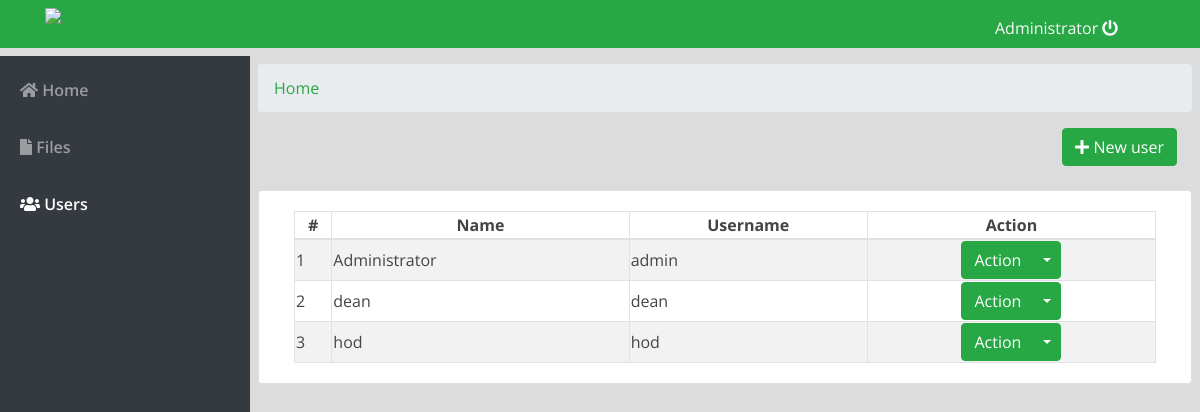
The app's page /index.php?page=users (signed in) with its own data.
### tables this page shows
CREATE TABLE `users` (
  `id` int(30) NOT NULL,
  `name` varchar(200) NOT NULL,
  `username` varchar(100) NOT NULL,
  `password` varchar(200) NOT NULL,
  `type` tinyint(1) NOT NULL DEFAULT 2 COMMENT '1=Admin, 2=Dean, 3=Hod'
);

### users.php (the view, shortened to what this page needs)
<nav aria-label="breadcrumb ">
  <ol class="breadcrumb">
  <li class="breadcrumb-item text-success">Home</li>
  </ol>
</nav>
<div class="container-fluid">
	<div class="row">
	<div class="col-lg-12">
			<button class="btn btn-success float-right btn-md" id="new_user"><i class="fa fa-plus"></i> New user</button>
	</div>
	</div>
	<br>
	<div class="row">
		<div class="card col-lg-12">
			<div class="card-body">
				<table class="table-striped table-bordered col-md-12">
			<thead>
				<tr>
					<th class="text-center">#</th>
					<th class="text-center">Name</th>
					<th class="text-center">Username</th>
					<th class="text-center">Action</th>
				</tr>
			</thead>
			<tbody>
				<?php
 					include 'db_connect.php';
 					$users = $conn->query("SELECT * FROM users order by name asc");
 					$i = 1;
 					while($row= $users->fetch_assoc()):
				 ?>
				 <tr>
				 	<td>
				 		<?php echo $i++ ?>
				 	</td>
				 	<td>
				 		<?php echo $row['name'] ?>
				 	</td>
				 	<td>
				 		<?php echo $row['username'] ?>
				 	</td>
				 	<td>
				 		<center>
								<div class="btn-group">
								  <button type="button" class="btn btn-success">Action</button>
								  <button type="button" class="btn btn-success dropdown-toggle dropdown-toggle-split" data-toggle="dropdown" aria-haspopup="true" aria-expanded="false">
								  </button>
								</div>
								</center>
				 	</td>
				 </tr>
				<?php endwhile; ?>
			</tbody>
		</table>
			</div>
		</div>
	</div>
</div>

### index.php (shortened to what this page needs)
<!DOCTYPE html>
<html lang="en">
<head>
<?php
 include('./header.php');
 ?>
</head>
<body>
	<?php include 'topbar.php' ?>
	<?php include 'navbar.php' ?>
  <main id="view-panel" >
      <?php $page = isset($_GET['page']) ? $_GET['page'] :'home'; ?>
  	<?php include $page.'.php' ?>
  </main>
</body>
</html>

### header.php (shortened to what this page needs)
  <link rel="stylesheet" href="assets/font-awesome/css/all.min.css">
<link href="assets/vendor/bootstrap/css/bootstrap.min.css" rel="stylesheet">
<link href="assets/vendor/icofont/icofont.min.css" rel="stylesheet">
<link href="assets/vendor/boxicons/css/boxicons.min.css" rel="stylesheet">
<link href="assets/vendor/venobox/venobox.css" rel="stylesheet">
<link href="assets/vendor/animate.css/animate.min.css" rel="stylesheet">
<link href="assets/vendor/remixicon/remixicon.css" rel="stylesheet">
<link href="assets/vendor/owl.carousel/assets/owl.carousel.min.css" rel="stylesheet">
<link href="assets/vendor/bootstrap-datepicker/css/bootstrap-datepicker.min.css" rel="stylesheet">
<link href="assets/DataTables/datatables.min.css" rel="stylesheet">
<link href="assets/css/style.css" rel="stylesheet">
<link type="text/css" rel="stylesheet" href="assets/css/jquery-te-1.4.0.css">

### topbar.php (shortened to what this page needs)
<nav class="navbar navbar-dark bg-success fixed-top " style="padding:0;">
  <div class="container-fluid mt-2 mb-2">
  	<div class="col-lg-12">
  		<div class="col-md-1 float-left" style="display: flex;">
  			<img width="50" src="assets/logo1.png">
  		</div>
	  	<div class="col-md-2 mt-2 float-right">
	  		<a class="text-light" href="ajax.php?action=logout"><?php echo $_SESSION['login_name'] ?> <i class="fa fa-power-off"></i></a>
	    </div>
    </div>
  </div>
</nav>

### navbar.php (shortened to what this page needs)
<nav id="sidebar" class='mx-lt-5 bg-dark' >
		<div class="sidebar-list">
				<a href="index.php?page=home" class="nav-item nav-home"><span class='icon-field'><i class="fa fa-home"></i></span> Home</a>
				<a href="index.php?page=files" class="nav-item nav-files"><span class='icon-field'><i class="fa fa-file"></i></span> Files</a>
				<?php if($_SESSION['login_type'] == 1): ?>
				<a href="index.php?page=users" class="nav-item nav-users"><span class='icon-field'><i class="fa fa-users"></i></span> Users</a>
			<?php endif; ?>
		</div>
</nav>

### assets/css/style.css (style rules this page uses)
body { font-family: "Open Sans", sans-serif; color: #444444; width: 100%; height: calc(100%); }
a { color: #1977cc; }
nav#sidebar { height: calc(100%); position: fixed; z-index: 99; left: 0; width: 250px; }
a.nav-item { position: relative; display: block; padding: .75rem 1.25rem; margin-top: 10px; margin-bottom: -1px; color: rgba(255, 255, 255, 0.5); font-weight: 600; }
a.nav-item:hover, .nav-item.active { color: white; }
main#view-panel { margin-left: 250px; width:calc(100% - 250px); margin-top: 3.5rem; padding: .5em }

### index.php (style rules this page uses)
body { background: #80808045; }

### records on screen
users: name "Administrator", username "admin"
users: name "dean", username "dean"
users: name "hod", username "hod"

### other values on screen
$_SESSION['login_name'] "Administrator"
